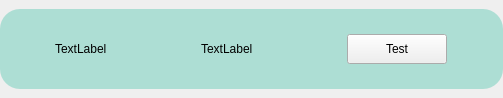
<?xml version="1.0" encoding="UTF-8"?>
<ui version="4.0">
 <class>Form</class>
 <widget class="QWidget" name="Form">
  <property name="geometry">
   <rect>
    <x>0</x>
    <y>0</y>
    <width>503</width>
    <height>98</height>
   </rect>
  </property>
  <property name="sizePolicy">
   <sizepolicy hsizetype="Fixed" vsizetype="Fixed">
    <horstretch>0</horstretch>
    <verstretch>0</verstretch>
   </sizepolicy>
  </property>
  <property name="maximumSize">
   <size>
    <width>9999997</width>
    <height>118</height>
   </size>
  </property>
  <property name="windowTitle">
   <string>Form</string>
  </property>
  <layout class="QHBoxLayout" name="horizontalLayout_2">
   <property name="spacing">
    <number>0</number>
   </property>
   <property name="margin">
    <number>0</number>
   </property>
   <item>
    <widget class="QGroupBox" name="group">
     <property name="sizePolicy">
      <sizepolicy hsizetype="Preferred" vsizetype="Fixed">
       <horstretch>0</horstretch>
       <verstretch>0</verstretch>
      </sizepolicy>
     </property>
     <property name="minimumSize">
      <size>
       <width>0</width>
       <height>80</height>
      </size>
     </property>
     <property name="maximumSize">
      <size>
       <width>16777215</width>
       <height>80</height>
      </size>
     </property>
     <property name="autoFillBackground">
      <bool>false</bool>
     </property>
     <property name="styleSheet">
      <string notr="true">QGroupBox {
border: 0px solid gray;
border-radius: 20px;
background: rgb(173, 222, 212);
}

</string>
     </property>
     <layout class="QHBoxLayout" name="horizontalLayout">
      <property name="spacing">
       <number>0</number>
      </property>
      <property name="topMargin">
       <number>0</number>
      </property>
      <property name="bottomMargin">
       <number>0</number>
      </property>
      <item>
       <widget class="QLabel" name="lblimage">
        <property name="minimumSize">
         <size>
          <width>100</width>
          <height>30</height>
         </size>
        </property>
        <property name="maximumSize">
         <size>
          <width>100</width>
          <height>60</height>
         </size>
        </property>
        <property name="text">
         <string>TextLabel</string>
        </property>
       </widget>
      </item>
      <item>
       <widget class="QLabel" name="lbltext">
        <property name="minimumSize">
         <size>
          <width>100</width>
          <height>30</height>
         </size>
        </property>
        <property name="maximumSize">
         <size>
          <width>100</width>
          <height>60</height>
         </size>
        </property>
        <property name="text">
         <string>TextLabel</string>
        </property>
       </widget>
      </item>
      <item>
       <widget class="QPushButton" name="pushButton">
        <property name="sizePolicy">
         <sizepolicy hsizetype="Fixed" vsizetype="Fixed">
          <horstretch>0</horstretch>
          <verstretch>0</verstretch>
         </sizepolicy>
        </property>
        <property name="maximumSize">
         <size>
          <width>100</width>
          <height>30</height>
         </size>
        </property>
        <property name="text">
         <string>Test</string>
        </property>
       </widget>
      </item>
     </layout>
    </widget>
   </item>
  </layout>
 </widget>
 <resources/>
 <connections/>
</ui>
